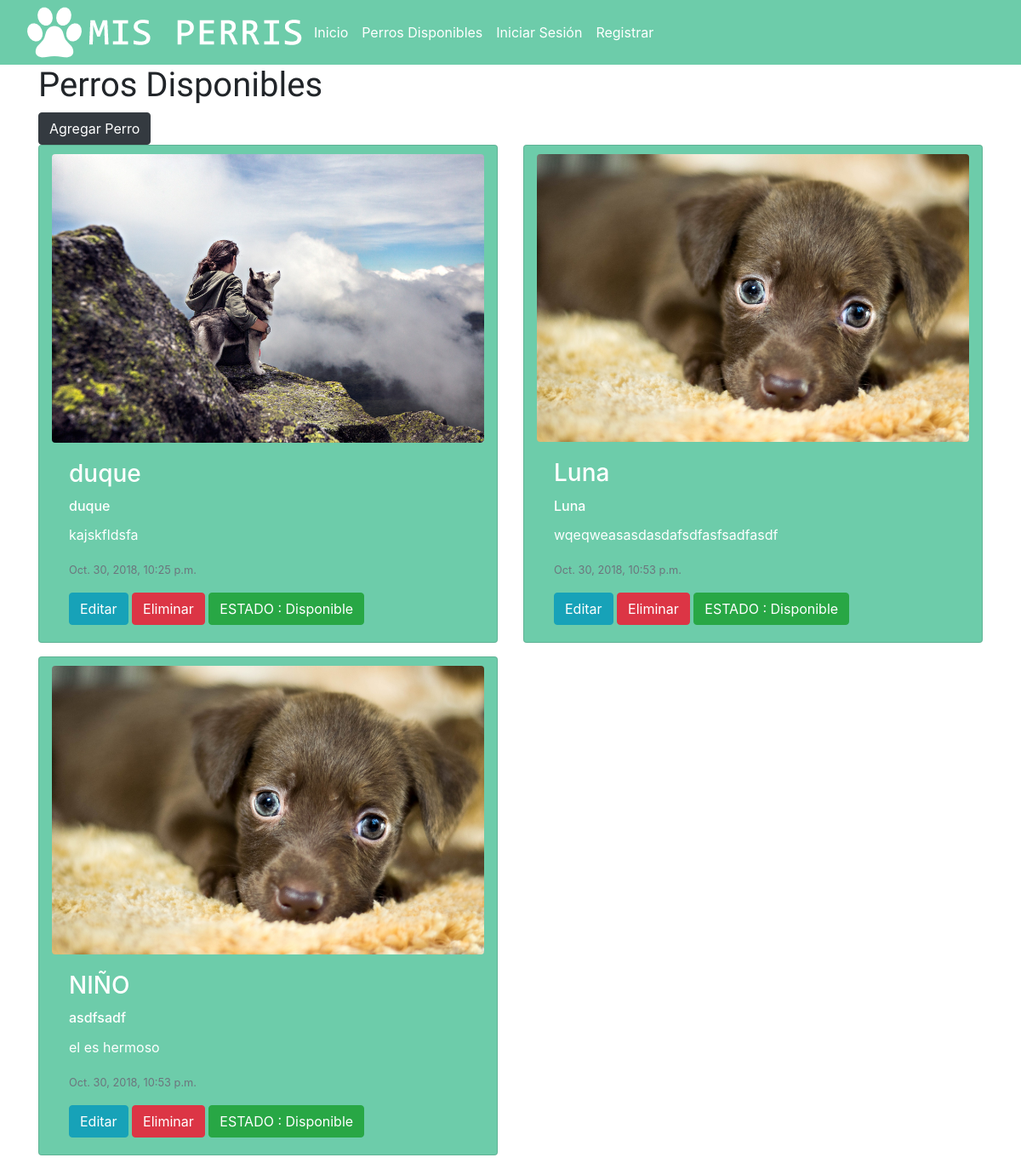
/perris, run on the app's committed database.
### blog/models.py (models this page shows, shortened)
class Perros_Rescatados(models.Model):
    author = models.ForeignKey('auth.User', on_delete=models.CASCADE)
    estado= models.CharField(max_length=30, choices=ESTADOS, default='')
    foto_perro=models.FileField(blank=True, null=True)
    nombre_perro = models.CharField(max_length=200)
    raza_predominante = models.CharField(max_length=200)
    descripcion=models.TextField()
    published_date = models.DateTimeField(blank=True, null=True)
    class Meta:
        permissions = (
            ('usuarios', _('Usuarios')),
        )

### blog/views.py (the view)
# urls.py: url('perris', views.post_list , name= 'post_list'),
def post_list(request):
    perro = Perros_Rescatados.objects.filter(published_date__lte=timezone.now()).order_by('published_date')
    return render(request, 'blog/post_list.html', {'perro': perro})

### blog/templates/blog/post_list.html (shortened to what this page needs)
<!DOCTYPE html>
{% extends 'blog/base.html' %}
	{% block content %}
	<div class="container" >
<h1 class="animated fadeInLeft tituloperro">Perros Disponibles</h1>
<a href="{%url 'post_edit_addperro'%}" class="btn btn-dark animated fadeInLeft " >Agregar Perro</a>
<div class="row">
    {% for perro in perro %}
    <div class="col-12 col-md-6 col-lg-6">
       <div class="card mb-3 container animated fadeInLeft" style="background-color: #6DCCAA">
        {% if perro.foto_perro %}
  <img class="card-img-top image-responsive margenimagen rounded" src="{{perro.foto_perro.url}}" alt="Card image cap">
  {% endif %}
  <div class="card-body card-">
    <h3 class="card-title text-white">{{ perro.nombre_perro }}</h3>
    <h6 class="card-title text-white">{{perro.raza_predominante}}</h6>
    <p class="card-text text-white">{{perro.descripcion}}</p>
    <p class="card-text"><small class="text-muted">{{ perro.published_date }}</small></p>
  <a href="{% url 'post_edit' pk=perro.pk %}" class="btn btn-info">Editar</a>
 <a href="{% url 'post_delete' pk=perro.pk %}" class="btn btn-danger">Eliminar</a>
 <button class="btn btn-success">ESTADO : {{perro.estado}}</button>
  </div>
</div>
</div>
 {% endfor %}
</div>
</div>
	{% endblock %}

### blog/static/css/blog.css (style rules this page uses)
.tituloperro { font-family: 'Spicy Rice', cursive; }
.margenimagen { margin-top: 10px; }

### data on the page
Perros_Rescatados: foto_perro (picture), nombre_perro "duque", raza_predominante "duque", descripcion "kajskfldsfa", published_date "Oct. 30, 2018, 10:25 p.m.", estado "Disponible"
Perros_Rescatados: foto_perro (picture), nombre_perro "Luna", raza_predominante "Luna", descripcion "wqeqweasasdasdafsdfasfsadfasdf", published_date "Oct. 30, 2018, 10:53 p.m.", estado "Disponible"
Perros_Rescatados: foto_perro (picture), nombre_perro "NIÑO", raza_predominante "asdfsadf", descripcion "el es hermoso", published_date "Oct. 30, 2018, 10:53 p.m.", estado "Disponible"
